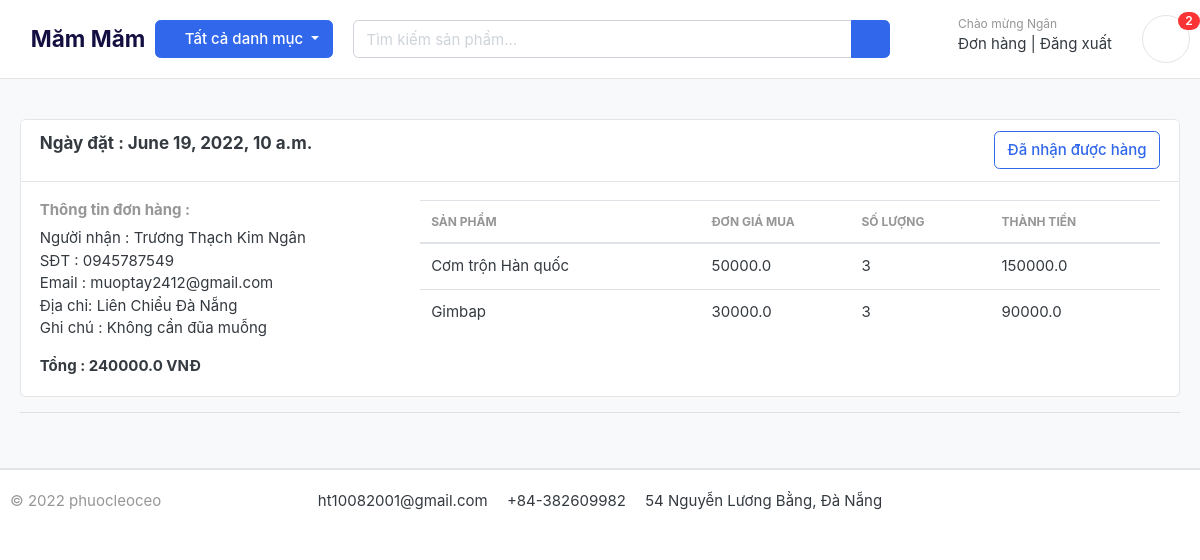
Before: /order/history/ (signed in) with the older database file.
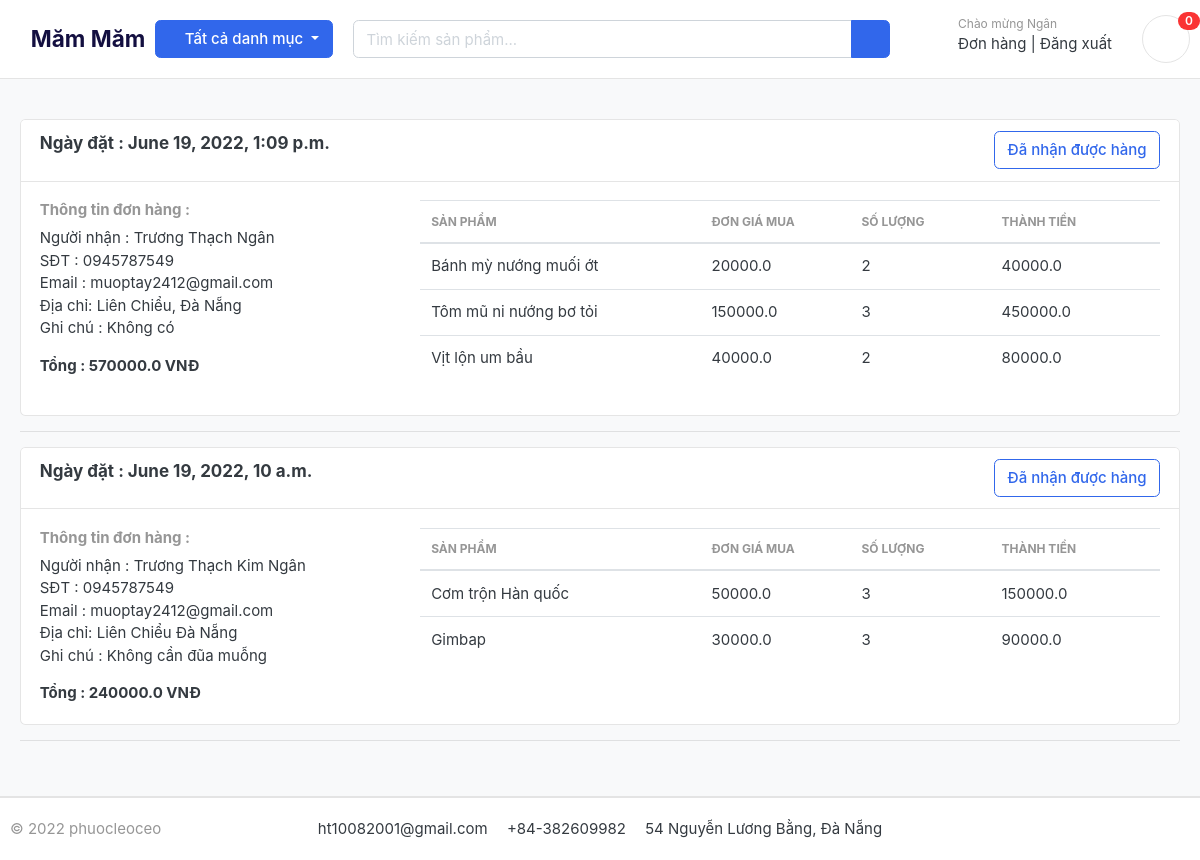
After: the same page with the newer database file.
### user/models.py (models this page shows, shortened)
class User(AbstractBaseUser):
    username = models.CharField(max_length=50, unique=True)
    email = models.EmailField(max_length=50, unique=True)
    first_name = models.CharField(max_length=50)
    last_name = models.CharField(max_length=50)
    phone_number = models.CharField(max_length=50)
    date_joined = models.DateTimeField(auto_now_add=True)
    last_login = models.DateTimeField(auto_now_add=True)
    is_admin = models.BooleanField(default=False)
    is_staff = models.BooleanField(default=False)
    is_active = models.BooleanField(default=False)
    is_superuser = models.BooleanField(default=False)
    USERNAME_FIELD = "email"
    REQUIRED_FIELDS = ["username", "first_name", "last_name"]
    objects = UserManager()

### order/models.py (models this page shows)
class Order(models.Model):
    user = models.ForeignKey(User, on_delete=models.SET_NULL, null=True)
    first_name = models.CharField(max_length=50)
    last_name = models.CharField(max_length=50)
    email = models.EmailField(max_length=50)
    phone_number = models.CharField(max_length=15)
    address = models.CharField(max_length=50)
    order_note = models.CharField(max_length=100, blank=True)
    order_total = models.FloatField()
    is_done = models.BooleanField(default=False)
    created_at = models.DateTimeField(auto_now_add=True)
    updated_at = models.DateTimeField(auto_now=True)

class OrderDetail(models.Model):
    order = models.ForeignKey(Order, on_delete=models.CASCADE)
    user = models.ForeignKey(User, on_delete=models.CASCADE)
    product = models.ForeignKey(Product, on_delete=models.CASCADE)
    quantity = models.IntegerField()
    product_price = models.FloatField()
    created_at = models.DateTimeField(auto_now_add=True)
    updated_at = models.DateTimeField(auto_now=True)
    def order_detail_total(self):
        return self.product_price * self.quantity

### product/models.py (models this page shows, shortened)
class Product(models.Model):
    name = models.CharField(max_length=100, unique=True)
    slug = models.SlugField(max_length=50, unique=True, allow_unicode=True)
    price = models.IntegerField()
    description = models.TextField(max_length=500, blank=True)
    image = models.ImageField(upload_to='photos/products')
    is_available = models.BooleanField(default=True)
    created_date = models.DateTimeField(auto_now_add=True)
    modified_date = models.DateTimeField(auto_now=True)
    category = models.ForeignKey(Category, on_delete=models.CASCADE)
    class Meta:
        verbose_name = "product"
        verbose_name_plural = "products"

### order/views.py (the view)
# urls.py: path("history/", views.order_history, name="order_history")
@login_required(login_url="login")
def order_history(request):
    orders = Order.objects.order_by('-created_at').filter(user=request.user)
    orders_vm = []
    for order in orders:
        order_detail = OrderDetail.objects.filter(user=request.user, order=order)
        orders_vm.append((order, order_detail))
    return render(request=request, template_name="order/history.html",
                  context={"user": request.user, "orders_vm": orders_vm})

### cart/context_processors.py (called while the page is built)
def cart_count(request):
    cart_count_badge = 0
    if "admin" in request.path:
        return {}
    else:
        try:
            cart = Cart.objects.filter(cart_id=cart_id_from_session(request))
            if request.user.is_authenticated:
                cart_items = CartItem.objects.all().filter(user=request.user)
            else:
                cart_items = CartItem.objects.all().filter(cart=cart[:1])
            cart_count_badge = cart_items.count()
        except Cart.DoesNotExist:
            cart_count_badge = 0
    return dict(cart_count_badge=cart_count_badge)

### cart/views.py (called while the page is built)
def cart_id_from_session(request):
    cart_id = request.session.session_key
    if not cart_id:
        cart_id = request.session.create()
    return cart_id

### category/context_processors.py (called while the page is built)
def header_menu_links(request):
    links = Category.objects.all()
    return dict(links=links)

### category/models.py (called while the page is built)
    def get_product(self):
        return reverse("product_by_category", args=[self.slug])

### templates/order/history.html
{% extends 'base.html' %}
{% load static %}
{% block content %}
<section class="section-conten padding-y bg">
    <div class="container">
        <main class="col-md-12">
            {% for order, order_detail in orders_vm %}
            <article class="card">
                <header class="card-header" style="display: flex;justify-content: space-between;">
                    <strong style="font-size: 17px;">Ngày đặt : {{ order.created_at }}</strong>
                    <a href="#" class="btn btn-outline-primary"> Đã nhận được hàng </a>
                </header>
                <div class="card-body">
                    <div class="row">
                        <div class="col-md-4">
                            <h6 class="text-muted">Thông tin đơn hàng : </h6>
                            <p>Người nhận : {{ order.first_name }} {{ order.last_name }} <br>
                                SĐT : {{ order.phone_number }} <br>
                                Email : {{ order.email }} <br>
                                Địa chỉ: {{ order.address }} <br>
                                Ghi chú : {{ order.order_note }}
                            </p>
                            <b>Tổng : {{ order.order_total }} VNĐ</b>
                        </div>
                        <div class="col-md-8">
                            <table class="table table-hover">
                                <thead class="text-muted">
                                    <tr class="small text-uppercase">
                                        <th scope="col">Sản phẩm</th>
                                        <th scope="col" width="150">Đơn giá mua</th>
                                        <th scope="col" width="140">Số lượng</th>
                                        <th scope="col" width="170">Thành tiền</th>
                                    </tr>
                                </thead>
                                <tbody>
                                    {% for od in order_detail %}
                                    <tr>
                                        <td>
                                            <p class="title mb-0">{{ od.product.name }}</p>
                                        </td>
                                        <td>
                                            <p class="title mb-0">{{ od.product_price }}</p>
                                        </td>
                                        <td>
                                            <p class="title mb-0">{{ od.quantity }}</p>
                                        </td>
                                        <td>
                                            <p class="title mb-0">{{ od.order_detail_total }}</p>
                                        </td>
                                    </tr>
                                    {% endfor %}
                                </tbody>
                            </table>
                        </div>
                    </div>
                </div>
            </article>
            <hr>
            {% endfor %}
        </main>
    </div>
</section>
{% endblock content %}

### templates/base.html (shortened to what this page needs)
{% load static %}
<!DOCTYPE HTML>
<html lang="en">
<head>
    <link href="{% static 'css/bootstrap.css' %}" rel="stylesheet" type="text/css" />
    <link href="{% static 'fonts/fontawesome/css/all.min.css' %}" type="text/css" rel="stylesheet">
    <link href="{% static 'css/ui.css' %}" rel="stylesheet" type="text/css" />
    <link href="{% static 'css/responsive.css' %}" rel="stylesheet" media="only screen and (max-width: 1200px)" />
</head>
<body>
    {% include 'partial/header.html' %}
    {% block content %}{% endblock content %}
    {% include 'partial/footer.html' %}
</body>
</html>

### templates/partial/header.html (shortened to what this page needs)
{% load static %}
<header class="section-header">
    <section class="header-main border-bottom">
        <div class="container">
            <div class="row align-items-center">
                <a href="/" class="brand-wrap" style="font-size: 1.5rem; font-weight: bolder; color: #130f40;">
                    <i class="fas fa-utensils" style="padding-right: .5rem;color: #27ae60;font-size: 30px;"></i>Măm Măm
                </a>
                <div class="col-lg col-sm col-md col-6 flex-grow-0">
                    <div class="category-wrap dropdown d-inline-block float-right">
                        <button type="button" class="btn btn-primary dropdown-toggle" data-toggle="dropdown">
                            <i class="fa fa-bars"></i> Tất cả danh mục
                        </button>
                    </div>
                </div>
                <div class="col-lg  col-md-6 col-sm-12 col">
                    <form action="{% url 'product_search' %}" method="get" class="search">
                        <div class="input-group w-100">
                            <input type="text" class="form-control" style="width:60%;"
                                placeholder="Tìm kiếm sản phẩm..." name="product_search">
                            <div class="input-group-append">
                                <button class="btn btn-primary" type="submit">
                                    <i class="fa fa-search"></i>
                                </button>
                            </div>
                        </div>
                    </form>
                </div>
                <div class="col-lg-3 col-sm-6 col-8 order-2 order-lg-3">
                    <div class="d-flex justify-content-end mb-3 mb-lg-0">
                        {% if user.id is None %}
                        <div class="widget-header">
                            <small class="title text-muted">Chào mừng !</small>
                            <div>
                                <a href="/user/login">Đăng nhập</a> <span class="dark-transp"> | </span>
                                <a href="/user/register"> Đăng ký</a>
                            </div>
                        </div>
                        {% else %}
                        <div class="widget-header">
                            <small class="title text-muted">Chào mừng {{ user.last_name }}</small>
                            <div>
                                {% if user.is_superuser %}
                                <a href="/dashboard">Quản lý</a> <span class="dark-transp"> | </span>
                                {% else %}
                                <a href="/order/history">Đơn hàng</a> <span class="dark-transp"> | </span>
                                {% endif %}
                                <a href="/user/logout">Đăng xuất</span>
                            </div>
                        </div>
                        {% endif %}
                        <a href="/cart" class="widget-header pl-3 ml-3">
                            <div class="icon icon-sm rounded-circle border"><i class="fa fa-shopping-cart"></i>
                            </div>
                            <span class="badge badge-pill badge-danger notify">
                                {{ cart_count_badge }}
                            </span>
                        </a>
                    </div>
                </div>
            </div>
        </div>
    </section>
</header>

### templates/partial/footer.html
<footer class="section-footer border-top">
    <div class="container">
        <section class="footer-bottom border-top row">
            <div class="col-md-2">
                <p class="text-muted"> &copy 2022 phuocleoceo </p>
            </div>
            <div class="col-md-8 text-md-center">
                <span class="px-2">ht10082001@gmail.com</span>
                <span class="px-2">+84-382609982</span>
                <span class="px-2">54 Nguyễn Lương Bằng, Đà Nẵng</span>
            </div>
        </section>
    </div>
</footer>

### foodapp/static/css/ui.css (style rules this page uses)
html { font-family: "Inter", sans-serif; font-size: 15px; }
.icon-xs, .icon-sm, .icon-md, .icon-lg { display: inline-block; text-align: center; flex-shrink: 0; flex-grow: 0; }
.icon-sm { width: 48px; height: 48px; line-height: 48px !important; font-size: 20px; }
.padding-y { padding-top: 40px; padding-bottom: 40px; }
article:after, .form-group:after { display: block; clear: both; content: ""; }
.bg { background-color: #f8f9fa; }
p:last-child { margin-bottom: 0; }
.header-main { position: relative; padding-top: 1rem; padding-bottom: 1rem; }
.widget-header { display: inline-block; vertical-align: middle; position: relative; }
.widget-header a { color: #343a40; }
.widget-header i { color: #969696; }
.widget-header .title { display: block; }
.widget-header .notify { position: absolute; top: -3px; right: -10px; }
.footer-bottom { padding-top: 20px; padding-bottom: 20px; }
.notify { position: absolute; top: -4px; right: -10px; display: inline-block; padding: 0.25em 0.6em; font-size: 12px; line-height: 1; text-align: center; border-radius: 3rem; color: #fff; background-color: #fa3434; }

Changed rows visible on the page:
added Order: created_at "June 19, 2022, 1:09 p.m.", first_name "Trương Thạch", last_name "Ngân", phone_number "0945787549", email "muoptay2412@gmail.com", address "Liên Chiểu, Đà Nẵng", order_note "Không có", order_total "570000.0"
added OrderDetail: product.name "Bánh mỳ nướng muối ớt", product_price "20000.0", quantity "2", order_detail_total "40000.0", shown under "June 19, 2022, 1:09 p.m."
added OrderDetail: product.name "Tôm mũ ni nướng bơ tỏi", product_price "150000.0", quantity "3", order_detail_total "450000.0", shown under "June 19, 2022, 1:09 p.m."
added OrderDetail: product.name "Vịt lộn um bầu", product_price "40000.0", quantity "2", order_detail_total "80000.0", shown under "June 19, 2022, 1:09 p.m."
Other visible differences:
{{ cart_count_badge }}: "2" → "0"
